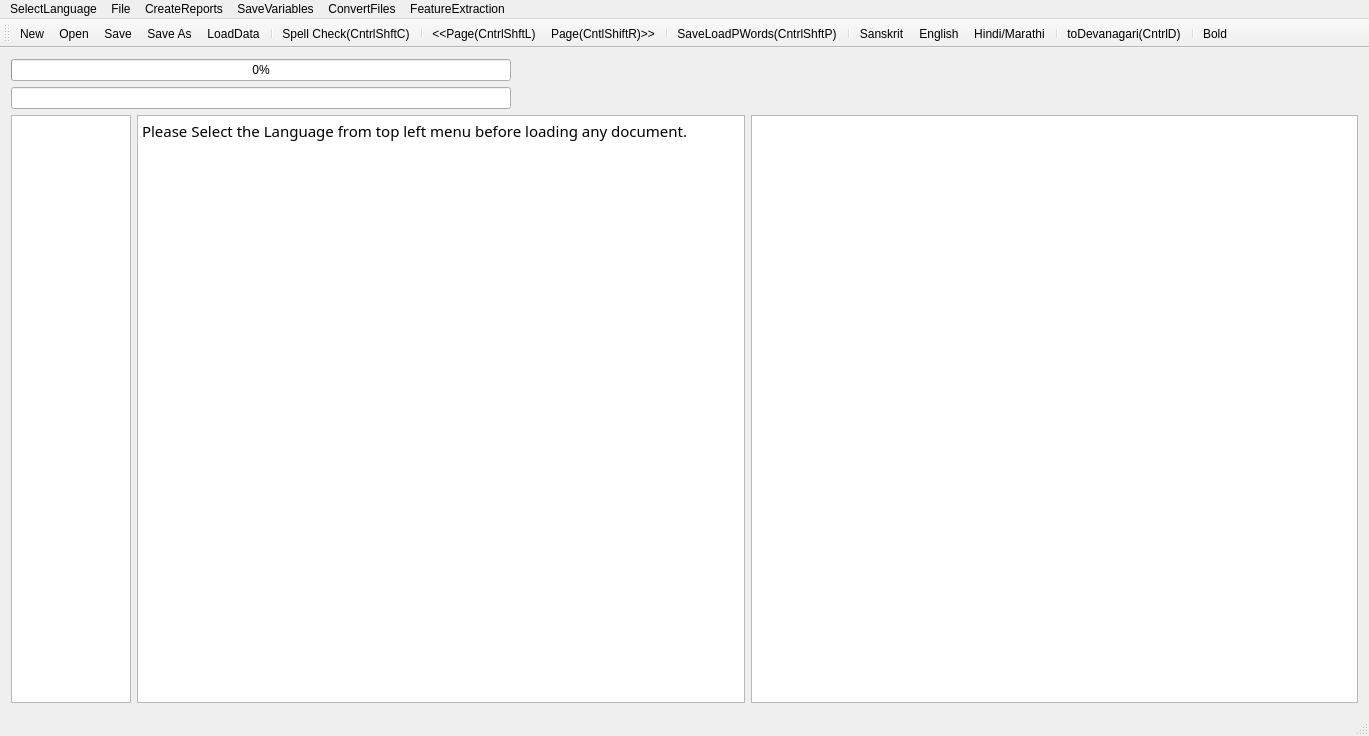
<?xml version="1.0" encoding="UTF-8"?>
<ui version="4.0">
 <class>MainWindow</class>
 <widget class="QMainWindow" name="MainWindow">
  <property name="geometry">
   <rect>
    <x>0</x>
    <y>0</y>
    <width>1369</width>
    <height>736</height>
   </rect>
  </property>
  <property name="mouseTracking">
   <bool>true</bool>
  </property>
  <property name="windowTitle">
   <string>MainWindow</string>
  </property>
  <widget class="QWidget" name="centralWidget">
   <layout class="QVBoxLayout" name="verticalLayout">
    <item>
     <widget class="QProgressBar" name="progressBar">
      <property name="maximumSize">
       <size>
        <width>500</width>
        <height>16777215</height>
       </size>
      </property>
      <property name="value">
       <number>0</number>
      </property>
      <property name="alignment">
       <set>Qt::AlignRight|Qt::AlignTrailing|Qt::AlignVCenter</set>
      </property>
     </widget>
    </item>
    <item>
     <widget class="QLineEdit" name="lineEdit">
      <property name="maximumSize">
       <size>
        <width>500</width>
        <height>16777215</height>
       </size>
      </property>
     </widget>
    </item>
    <item>
     <layout class="QHBoxLayout" name="horizontalLayout">
      <item>
       <widget class="QTextEdit" name="textEdit">
        <property name="maximumSize">
         <size>
          <width>120</width>
          <height>16777215</height>
         </size>
        </property>
        <property name="font">
         <font>
          <family>FreeSans</family>
          <italic>true</italic>
         </font>
        </property>
        <property name="sizeAdjustPolicy">
         <enum>QAbstractScrollArea::AdjustToContents</enum>
        </property>
        <property name="readOnly">
         <bool>true</bool>
        </property>
       </widget>
      </item>
      <item>
       <widget class="QTextBrowser" name="textBrowser">
        <property name="font">
         <font>
          <family>Shobhika</family>
          <pointsize>16</pointsize>
          <italic>false</italic>
         </font>
        </property>
        <property name="mouseTracking">
         <bool>true</bool>
        </property>
        <property name="sizeAdjustPolicy">
         <enum>QAbstractScrollArea::AdjustToContents</enum>
        </property>
        <property name="undoRedoEnabled">
         <bool>true</bool>
        </property>
        <property name="readOnly">
         <bool>false</bool>
        </property>
        <property name="html">
         <string>&lt;!DOCTYPE HTML PUBLIC &quot;-//W3C//DTD HTML 4.0//EN&quot; &quot;http://www.w3.org/TR/REC-html40/strict.dtd&quot;&gt;
&lt;html&gt;&lt;head&gt;&lt;meta name=&quot;qrichtext&quot; content=&quot;1&quot; /&gt;&lt;style type=&quot;text/css&quot;&gt;
p, li { white-space: pre-wrap; }
&lt;/style&gt;&lt;/head&gt;&lt;body style=&quot; font-family:'Shobhika'; font-size:16pt; font-weight:400; font-style:normal;&quot;&gt;
&lt;p style=&quot; margin-top:0px; margin-bottom:0px; margin-left:0px; margin-right:0px; -qt-block-indent:0; text-indent:0px;&quot;&gt;&lt;span style=&quot; font-family:'Ubuntu'; font-size:11pt;&quot;&gt;Please Select the Language from top left menu before loading any document.&lt;/span&gt;&lt;/p&gt;&lt;/body&gt;&lt;/html&gt;</string>
        </property>
        <property name="acceptRichText">
         <bool>true</bool>
        </property>
        <property name="textInteractionFlags">
         <set>Qt::LinksAccessibleByKeyboard|Qt::LinksAccessibleByMouse|Qt::TextBrowserInteraction|Qt::TextEditable|Qt::TextEditorInteraction|Qt::TextSelectableByKeyboard|Qt::TextSelectableByMouse</set>
        </property>
       </widget>
      </item>
      <item>
       <widget class="QGraphicsView" name="graphicsView">
        <property name="sizeAdjustPolicy">
         <enum>QAbstractScrollArea::AdjustIgnored</enum>
        </property>
        <property name="alignment">
         <set>Qt::AlignCenter</set>
        </property>
        <property name="renderHints">
         <set>QPainter::NonCosmeticDefaultPen</set>
        </property>
        <property name="dragMode">
         <enum>QGraphicsView::ScrollHandDrag</enum>
        </property>
        <property name="transformationAnchor">
         <enum>QGraphicsView::AnchorViewCenter</enum>
        </property>
        <property name="resizeAnchor">
         <enum>QGraphicsView::AnchorViewCenter</enum>
        </property>
       </widget>
      </item>
     </layout>
    </item>
   </layout>
   <zorder>lineEdit</zorder>
   <zorder>progressBar</zorder>
  </widget>
  <widget class="QMenuBar" name="menuBar">
   <property name="geometry">
    <rect>
     <x>0</x>
     <y>0</y>
     <width>1369</width>
     <height>26</height>
    </rect>
   </property>
   <widget class="QMenu" name="menuOCR_Correction_Window">
    <property name="title">
     <string>File</string>
    </property>
    <addaction name="actionNew"/>
    <addaction name="actionOpen"/>
    <addaction name="actionSave"/>
    <addaction name="actionSave_As"/>
    <addaction name="actionSpell_Check"/>
    <addaction name="actionLoad_Next_Page"/>
    <addaction name="actionLoad_Prev_Page"/>
    <addaction name="separator"/>
    <addaction name="actionLoadGDocPage"/>
    <addaction name="actionToDevanagari"/>
    <addaction name="actionLoadData"/>
    <addaction name="actionLoadDict"/>
    <addaction name="actionLoadOCRWords"/>
    <addaction name="actionLoadDomain"/>
    <addaction name="actionLoadSubPS"/>
    <addaction name="actionLoadConfusions"/>
    <addaction name="actionSugg"/>
    <addaction name="actionToSlp1"/>
    <addaction name="actionBold"/>
   </widget>
   <widget class="QMenu" name="menuCreateReports">
    <property name="title">
     <string>CreateReports</string>
    </property>
    <addaction name="actionCreateBest2OCR"/>
    <addaction name="actionCreateSuggestionLog"/>
    <addaction name="actionCreateSuggestionLogNearestPriority"/>
    <addaction name="actionErrorDetectionRep"/>
    <addaction name="actionErrorDetectWithoutAdaptation"/>
    <addaction name="actionErrorDetectionRepUniq"/>
   </widget>
   <widget class="QMenu" name="menuSaveVariables">
    <property name="title">
     <string>SaveVariables</string>
    </property>
    <addaction name="actionCPair"/>
    <addaction name="actionPrimarySecOCRPair"/>
    <addaction name="actionCPairIEROcrVsCorrect"/>
    <addaction name="actionCPairGEROcrVsCorrect"/>
   </widget>
   <widget class="QMenu" name="menuConvertFiles">
    <property name="title">
     <string>ConvertFiles</string>
    </property>
    <addaction name="actionToSlp1_2"/>
    <addaction name="actionToDev"/>
    <addaction name="actionExtractDev"/>
    <addaction name="actionEditDistRep"/>
    <addaction name="actionConfusionFreqHist"/>
    <addaction name="actionFilterOutGT50EditDisPairs"/>
   </widget>
   <widget class="QMenu" name="menuFeatureExtraction">
    <property name="title">
     <string>FeatureExtraction</string>
    </property>
    <addaction name="actionPrepareFeatures"/>
   </widget>
   <widget class="QMenu" name="menuSelectLanguage">
    <property name="title">
     <string>SelectLanguage</string>
    </property>
    <addaction name="actionSanskrit"/>
    <addaction name="actionHindi"/>
    <addaction name="actionEnglish"/>
   </widget>
   <addaction name="menuSelectLanguage"/>
   <addaction name="menuOCR_Correction_Window"/>
   <addaction name="menuCreateReports"/>
   <addaction name="menuSaveVariables"/>
   <addaction name="menuConvertFiles"/>
   <addaction name="menuFeatureExtraction"/>
  </widget>
  <widget class="QToolBar" name="mainToolBar">
   <attribute name="toolBarArea">
    <enum>TopToolBarArea</enum>
   </attribute>
   <attribute name="toolBarBreak">
    <bool>false</bool>
   </attribute>
   <addaction name="actionNew"/>
   <addaction name="actionOpen"/>
   <addaction name="actionSave"/>
   <addaction name="actionSave_As"/>
   <addaction name="actionLoadData"/>
   <addaction name="separator"/>
   <addaction name="actionSpell_Check"/>
   <addaction name="separator"/>
   <addaction name="actionLoad_Prev_Page"/>
   <addaction name="actionLoad_Next_Page"/>
   <addaction name="separator"/>
   <addaction name="actionLoadGDocPage"/>
   <addaction name="separator"/>
   <addaction name="actionSanskrit"/>
   <addaction name="actionEnglish"/>
   <addaction name="actionHindi"/>
   <addaction name="separator"/>
   <addaction name="actionToDevanagari"/>
   <addaction name="separator"/>
   <addaction name="actionBold"/>
  </widget>
  <widget class="QStatusBar" name="statusBar"/>
  <action name="actionOpen">
   <property name="icon">
    <iconset resource="AppResources.qrc">
     <normaloff>:/Images/open.png</normaloff>:/Images/open.png</iconset>
   </property>
   <property name="text">
    <string>Open</string>
   </property>
   <property name="shortcut">
    <string>Ctrl+O</string>
   </property>
  </action>
  <action name="actionSave">
   <property name="icon">
    <iconset resource="AppResources.qrc">
     <normaloff>:/Images/save.png</normaloff>:/Images/save.png</iconset>
   </property>
   <property name="text">
    <string>Save</string>
   </property>
   <property name="shortcut">
    <string>Ctrl+S</string>
   </property>
  </action>
  <action name="actionSave_As">
   <property name="icon">
    <iconset resource="AppResources.qrc">
     <normaloff>:/Images/save-as.png</normaloff>:/Images/save-as.png</iconset>
   </property>
   <property name="text">
    <string>Save As</string>
   </property>
   <property name="shortcut">
    <string>Ctrl+Shift+S</string>
   </property>
  </action>
  <action name="actionNew">
   <property name="icon">
    <iconset resource="AppResources.qrc">
     <normaloff>:/Images/New.png</normaloff>:/Images/New.png</iconset>
   </property>
   <property name="text">
    <string>New</string>
   </property>
   <property name="shortcut">
    <string>Ctrl+N</string>
   </property>
  </action>
  <action name="actionSpell_Check">
   <property name="text">
    <string>Spell Check(CntrlShftC)</string>
   </property>
   <property name="shortcut">
    <string>Ctrl+Shift+C</string>
   </property>
  </action>
  <action name="actionLoad_Next_Page">
   <property name="text">
    <string>Page(CntlShiftR)&gt;&gt;</string>
   </property>
   <property name="toolTip">
    <string>Page(CntlShiftR)&gt;&gt;</string>
   </property>
   <property name="shortcut">
    <string>Ctrl+Shift+R</string>
   </property>
  </action>
  <action name="actionLoad_Prev_Page">
   <property name="text">
    <string>&lt;&lt;Page(CntrlShftL)</string>
   </property>
   <property name="toolTip">
    <string>&lt;&lt;Page(CntrlShftL)</string>
   </property>
   <property name="shortcut">
    <string>Ctrl+Shift+L</string>
   </property>
  </action>
  <action name="actionLoadGDocPage">
   <property name="text">
    <string>Save&amp;LoadPWords(CntrlShftP)</string>
   </property>
   <property name="shortcut">
    <string>Ctrl+Shift+P</string>
   </property>
  </action>
  <action name="actionToDevanagari">
   <property name="text">
    <string>toDevanagari(CntrlD)</string>
   </property>
   <property name="shortcut">
    <string>Ctrl+D</string>
   </property>
  </action>
  <action name="actionLoadData">
   <property name="text">
    <string>LoadData</string>
   </property>
  </action>
  <action name="actionLoadDict">
   <property name="text">
    <string>LoadDict</string>
   </property>
  </action>
  <action name="actionLoadOCRWords">
   <property name="text">
    <string>LoadOCRWords</string>
   </property>
  </action>
  <action name="actionLoadDomain">
   <property name="text">
    <string>LoadDomain</string>
   </property>
  </action>
  <action name="actionLoadSubPS">
   <property name="text">
    <string>LoadSubPS</string>
   </property>
  </action>
  <action name="actionLoadConfusions">
   <property name="text">
    <string>LoadConfusions</string>
   </property>
  </action>
  <action name="actionSugg">
   <property name="text">
    <string>sugg</string>
   </property>
   <property name="shortcut">
    <string>Menu</string>
   </property>
  </action>
  <action name="actionCreateBest2OCR">
   <property name="text">
    <string>CreateBest2OCR</string>
   </property>
  </action>
  <action name="actionToSlp1">
   <property name="text">
    <string>toSlp1</string>
   </property>
   <property name="shortcut">
    <string>Ctrl+G</string>
   </property>
  </action>
  <action name="actionCreateSuggestionLog">
   <property name="text">
    <string>CreateSuggestionLog</string>
   </property>
  </action>
  <action name="actionCreateSuggestionLogNearestPriority">
   <property name="text">
    <string>CreateSuggestionLogNearestPriority</string>
   </property>
  </action>
  <action name="actionErrorDetectionRep">
   <property name="text">
    <string>ErrorDetectionRep</string>
   </property>
  </action>
  <action name="actionErrorDetectWithoutAdaptation">
   <property name="text">
    <string>ErrorDetectWithoutAdaptation</string>
   </property>
  </action>
  <action name="actionCPair">
   <property name="text">
    <string>CPair</string>
   </property>
  </action>
  <action name="actionToSlp1_2">
   <property name="text">
    <string>toSlp1</string>
   </property>
  </action>
  <action name="actionToDev">
   <property name="text">
    <string>toDev</string>
   </property>
  </action>
  <action name="actionExtractDev">
   <property name="text">
    <string>ExtractDevWords</string>
   </property>
   <property name="toolTip">
    <string>ExtractDevWords</string>
   </property>
  </action>
  <action name="actionPrimarySecOCRPair">
   <property name="text">
    <string>PrimarySecOCRPairs</string>
   </property>
  </action>
  <action name="actionCPairIEROcrVsCorrect">
   <property name="text">
    <string>CPairIEROcrVsCorrect</string>
   </property>
  </action>
  <action name="actionEditDistRep">
   <property name="text">
    <string>EditDistRep</string>
   </property>
  </action>
  <action name="actionConfusionFreqHist">
   <property name="text">
    <string>ConfusionFreqHist</string>
   </property>
  </action>
  <action name="actionCPairGEROcrVsCorrect">
   <property name="text">
    <string>CPairGEROcrVsCorrect</string>
   </property>
  </action>
  <action name="actionFilterOutGT50EditDisPairs">
   <property name="text">
    <string>FilterOutGT50EditDisPairs</string>
   </property>
  </action>
  <action name="actionPrepareFeatures">
   <property name="text">
    <string>PrepareFeatures</string>
   </property>
  </action>
  <action name="actionErrorDetectionRepUniq">
   <property name="text">
    <string>ErrorSuggRepUniq</string>
   </property>
  </action>
  <action name="actionSanskrit">
   <property name="text">
    <string>Sanskrit</string>
   </property>
  </action>
  <action name="actionHindi">
   <property name="text">
    <string>Hindi/Marathi</string>
   </property>
  </action>
  <action name="actionEnglish">
   <property name="text">
    <string>English</string>
   </property>
   <property name="toolTip">
    <string>English</string>
   </property>
  </action>
  <action name="actionBold">
   <property name="icon">
    <iconset resource="AppResources.qrc">
     <normaloff>:/Images/bold.png</normaloff>:/Images/bold.png</iconset>
   </property>
   <property name="text">
    <string>Bold</string>
   </property>
  </action>
 </widget>
 <layoutdefault spacing="6" margin="11"/>
 <tabstops>
  <tabstop>textBrowser</tabstop>
  <tabstop>graphicsView</tabstop>
 </tabstops>
 <resources>
  <include location="AppResources.qrc"/>
 </resources>
 <connections/>
</ui>
